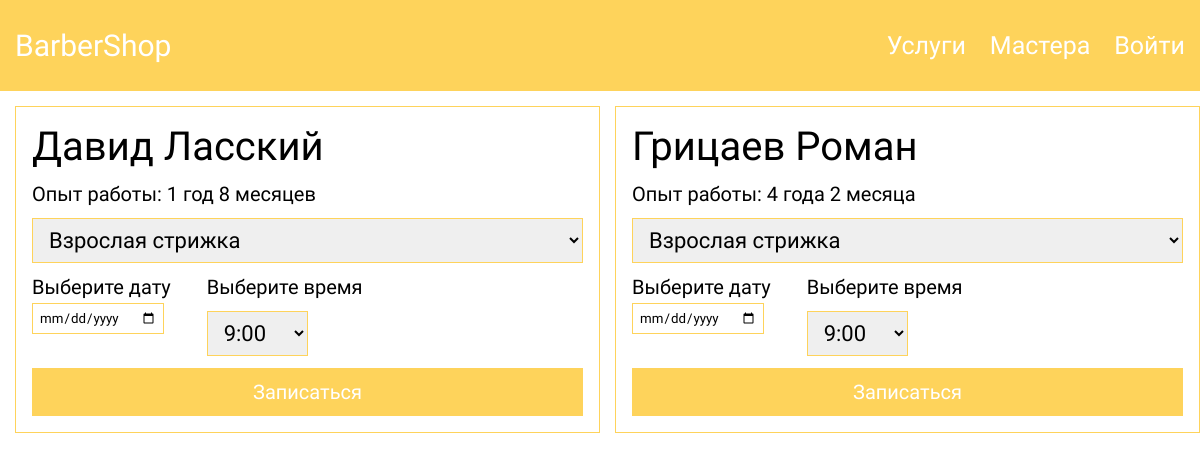
The page /php/pages/barbers.php on the database its author committed.
### tables this page shows
CREATE TABLE `barbers` (
  `id` int(11) NOT NULL,
  `name` varchar(256) NOT NULL,
  `expierence` varchar(256) NOT NULL,
  `barber_login` varchar(256) NOT NULL
);

### php/pages/barbers.php (the view, shortened to what this page needs)
<?php require_once('../scripts/db.php'); ?>
<link rel="stylesheet" href="/css/global.css">
<link rel="stylesheet" href="/css/header.css">
<link rel="stylesheet" href="/css/card.css">
<link rel="stylesheet" href="/css/barbers.css">
<?php require_once('./../header.php'); ?>
<div class="container">
    <?php
        $sql = "SELECT * FROM `barbers`";
        $query = $connect -> prepare($sql);
        $query -> execute();
        $result = $query -> fetchAll(PDO::FETCH_ASSOC);
        echo '<div class="card__container">';
            foreach ($result as $key => $value) {
                echo
                '   <form class="card">
                        <div>
                            <h3 class="card__title">' . $result[$key]["name"] . '</h3>
                            <input id="barber_id" type="hidden" value="' . $result[$key]["id"] . '">
                            <input id="user_id" type="hidden" value="' . $_SESSION['id'] . '">
                            <p class="card__description mt-12">Опыт работы: ' . $result[$key]["expierence"] . '</p>
                        </div>'
                        ?>
                        <select id="service_id" class="card__select mt-12">
                            <?php
                                $sql1 = "SELECT * FROM `service`";
                                $query1 = $connect -> prepare($sql1);
                                $query1 -> execute();
                                $result1 = $query1 -> fetchAll(PDO::FETCH_ASSOC);
                                foreach ($result1 as $key => $value) {
                                    echo
                                    '<option value="' . $result1[$key]["id"] . '">' . $result1[$key]["title"] . '</option>';
                                }
                            ?>
                        </select>
                        <div class="flex jc-between" style="width: 60%;">
                            <div>
                                <h4 class="mb-0 mt-12">Выберите дату</h4>
                                <input type="date" id="date" class="mt-4" min="<?php echo date("20y-m-d") ?>">
                            </div>
                            <div>
                                <h4 class="mb-0 mt-12">Выберите время</h4>
                                <select id="time" class="card__select mt-12">
                                    <?php
                                        $timetable = ['9:00', '10:00', '11:00', '12:00', '13:00', '14:00', '15:00', '16:00'];
                                        foreach ($timetable as $time => $value) {
                                            echo '<option value="' . $timetable[$time] . '">' . $timetable[$time] . '</option>';
                                        }
                                    ?>
                                </select>
                            </div>
                        </div>
                        <?php
                            echo '<button type="submit" class="btn-reset btn-primary">Записаться</button>
                    </form>
                ';
            }
        echo '</div>';
    ?>
</div>

### css/global.css (style rules this page uses)
* { margin: 0; padding: 0; font-family: 'Roboto', sans-serif; }
.container { max-width: 1410px; padding: 0px 15px; margin: 0 auto; }
.flex { display: flex; }
.jc-between { justify-content: space-between; }
.mt-12 { margin-top: 12px; }
.mt-4 { margin-top: 4px; }
.mb-0 { margin-bottom: 0; }
.btn-reset { padding: 12px 26px; cursor: pointer; outline: none; border: none; font-size: 2rem; }
.btn-primary { margin-top: 12px; background-color: var(--main-color); color: white; }

### css/card.css (style rules this page uses)
.card__container { padding-top: 15px; display: grid; grid-template-columns: 50% 50%; gap: 15px; }
.card { padding: 16px; border: 1px solid var(--main-color); display: flex; flex-direction: column; justify-content: space-between; }
.card__title { font-size: 4rem; }
.card__select { padding: 8px 12px; border: 1px solid var(--main-color); font-size: 2.2rem; }

### css/barbers.css (style rules this page uses)
#date { padding: 6px; border: 1px solid var(--main-color); }

### rows shown on the page
barbers: name "Давид Ласский", expierence "1 год 8 месяцев"
barbers: name "Грицаев Роман", expierence "4 года 2 месяца"

### other values the page prints
form field value "Взрослая стрижка"
form field value "9:00"
